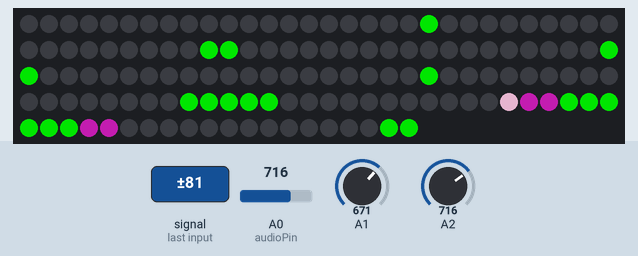
Simulated run of this sketch. Board: Arduino Uno, built with avr-gcc and run on an emulated ATmega328P. Parts: 140 RGB LEDs in strip order, left to right, continuing on the next row. The inputs (shaded band) are chosen by the test bench; at power-on: A0 (audioPin) = 512, A2 = 512, A1 = 512. Dim RGB values are drawn brighter than linear.

1.3 s: A0 (audioPin) fed a 2 Hz sine of ±306 counts around its level
3.6 s: A0 (audioPin) set to 716
5.4 s: A2 set to 716
7.2 s: A1 set to 643
8.9 s: A1 set to 671
10.5 s: A0 (audioPin) fed a 200 Hz sine of ±81 counts around its level
Above: at 10.78 s.
Timing chart, 0 to 13.2 s (numbered marks = the images above; inputs shaded):
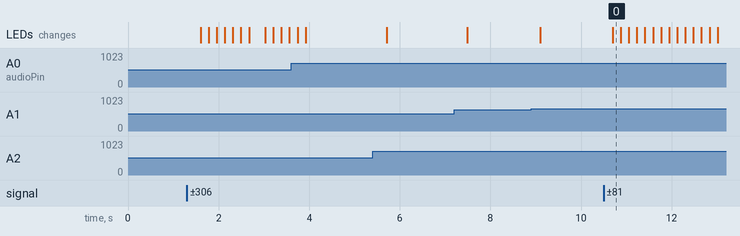

Measured:
- after the input at 10.5 s, the LEDs: change after 0.20 s (image 0)

The sketch:

final_vu_grid2.ino
```cpp
/*
FFT for 14 x 10 neopixels snaked up and down
 code adapted from Andy Doro FFT for LoL shield code (http://andydoro.com)
 adafruit recomends using 3.3v rail for mic
 */

#include <fix_fft.h>    //library for fft
#include <Adafruit_NeoPixel.h>
#define AUDIOPIN 5      //define mic to A5
#define N_PIXELS  140  // Number of pixels in strand
#define PIN 6
Adafruit_NeoPixel strip = Adafruit_NeoPixel(N_PIXELS, PIN, NEO_GRB + NEO_KHZ800);

int audioPin = A0;
char im[128], data[128], data_avgs[14]; //FFt variables
int i, j;
int jcol[14][10] = { //Keep track of snaking neopixels up and down by reversing every other column.
{0, 1, 2, 3, 4, 5, 6, 7, 8, 9},
{19, 18, 17, 16, 15, 14, 13, 12, 11, 10},
{20, 21, 22, 23, 24, 25, 26, 27, 28, 29},
{39, 38, 37, 36, 35, 34, 33, 32, 31, 30},
{40, 41, 42, 43, 44, 45, 46, 47, 48, 49},
{59, 58, 57, 56, 55, 54, 53, 52, 51, 50},
{60, 61, 62, 63, 64, 65, 66, 67, 68, 69},
{79, 78, 77, 76, 75, 74, 73, 72, 71, 70},
{80, 81, 82, 83, 84, 85, 86, 87, 88, 89},
{99, 98, 97, 96, 95, 94, 93, 92, 91, 90},
{100, 101, 102, 103, 104, 105, 106, 107, 108, 109},
{119, 118, 117, 116, 115, 114, 113, 112, 111, 110},
{120, 121, 122, 123, 124, 125, 126, 127, 128, 129},
{139, 138, 137, 136, 135, 134, 133, 132, 131, 130}
};

void setup(){
  //Serial.begin(9600); // hardware serial
  strip.begin();
}


void loop() {
  int sensorValue = analogRead(A1); //read pot 1
  int sensorValue2 = analogRead(A2); //read pot 2
  int sensitivity = map(sensorValue, 0, 1023, 5, 100); //map pot 1 to sensitivity between 5 and 100
  int brightness = map(sensorValue2, 0, 1023, 0, 100); //map pot 2 to brightness from 0 to 100
  // Build table of audio samples
  for (i = 0; i < 128; i++) {
    data[i] = analogRead(audioPin);
    im[i] = 0;
  }

  fix_fft(data, im, 7, 0);  // FFT processing

  for (i = 0; i < 64; i++)
    data[i] = sqrt(data[i] * data[i] + im[i] * im[i]); // Make values positive

  for (i = 0; i < 14; i++) {
    // Average values
    data_avgs[i] = (data[i*4] + data[i*4 + 1] + data[i*4 + 2] + data[i*4 + 3]);   // average together
    if (i == 0)
      data_avgs[i] >>= 1;  // KK: De-emphasize first audio band (too sensitive)
    data_avgs[i] = map(data_avgs[i], 0, sensitivity, 0, 10);
  }
    for(int x = 0; x < 14; x++) //rows
    {
      for(int y = 0; y < 10; y++) //cols
      {
        //int z = x * 2;
        if(y < data_avgs[13-x])
        {
          if(y < 3) //green
          {
            strip.setPixelColor(jcol[x][y], 0, 255 * brightness / 100, 0);
            //strip.setPixelColor(jcol[z-1][y], 0, 255 * brightness / 100, 0);
          }
          else if(y < 5) //lavender
          {
            strip.setPixelColor(jcol[x][y], 132 * brightness / 100, 20 * brightness / 100, 120 * brightness / 100);
            //strip.setPixelColor(jcol[z-1][y], 255 * brightness / 100, 230 * brightness / 100, 250 * brightness / 100);
          }
          else if(y < 8) //pink
          {
            strip.setPixelColor(jcol[x][y], 255 * brightness / 100, 200 * brightness / 100, 230 * brightness / 100);
            //strip.setPixelColor(jcol[z-1][y], 255 * brightness / 100, 105 * brightness / 100, 180 * brightness / 100);
          }
          else //red
          {
            strip.setPixelColor(jcol[x][y], 255 * brightness / 100, 0, 0);
            //strip.setPixelColor(jcol[z-1][y], 255 * brightness / 100, 0, 0);
          }
        }
        else
        {
          strip.setPixelColor(jcol[x][y], 0, 0, 0);
          //strip.setPixelColor(jcol[z-1][y], 0, 0, 0);
        }
      }
    }

    strip.show();
    //delay(20);
}
```
